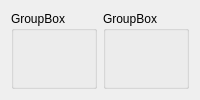
      <widget class="QWidget" name="tab_4">
       <attribute name="title">
        <string>可视化</string>
       </attribute>
       <layout class="QHBoxLayout" name="horizontalLayout_33">
        <item>
         <widget class="QGroupBox" name="groupBox_39">
          <property name="title">
           <string>GroupBox</string>
          </property>
          <widget class="QPushButton" name="pushButton">
           <property name="geometry">
            <rect>
             <x>40</x>
             <y>80</y>
             <width>130</width>
             <height>28</height>
            </rect>
           </property>
           <property name="text">
            <string>热力图(保存桌面)</string>
           </property>
          </widget>
         </widget>
        </item>
        <item>
         <widget class="QGroupBox" name="groupBox_40">
          <property name="title">
           <string>GroupBox</string>
          </property>
          <widget class="QPushButton" name="pushButton_4">
           <property name="geometry">
            <rect>
             <x>70</x>
             <y>330</y>
             <width>241</width>
             <height>28</height>
            </rect>
           </property>
           <property name="text">
            <string>生成频率占用图</string>
           </property>
          </widget>
          <widget class="QLabel" name="label_6">
           <property name="geometry">
            <rect>
             <x>140</x>
             <y>100</y>
             <width>72</width>
             <height>15</height>
            </rect>
           </property>
           <property name="text">
            <string>起始频率</string>
           </property>
          </widget>
          <widget class="QLineEdit" name="lnedt_startFreq">
           <property name="geometry">
            <rect>
             <x>220</x>
             <y>100</y>
             <width>113</width>
             <height>21</height>
            </rect>
           </property>
           <property name="text">
            <string>14131000</string>
           </property>
          </widget>
          <widget class="QLabel" name="label_8">
           <property name="geometry">
            <rect>
             <x>130</x>
             <y>160</y>
             <width>72</width>
             <height>15</height>
            </rect>
           </property>
           <property name="text">
            <string>终止频率</string>
           </property>
          </widget>
          <widget class="QLineEdit" name="lnedt_endFreq">
           <property name="geometry">
            <rect>
             <x>210</x>
             <y>160</y>
             <width>113</width>
             <height>21</height>
            </rect>
           </property>
           <property name="text">
            <string>14160000</string>
           </property>
          </widget>
          <widget class="QLineEdit" name="lnedt_step">
           <property name="geometry">
            <rect>
             <x>210</x>
             <y>200</y>
             <width>113</width>
             <height>21</height>
            </rect>
           </property>
           <property name="text">
            <string>100</string>
           </property>
          </widget>
          <widget class="QLabel" name="label_82">
           <property name="geometry">
            <rect>
             <x>130</x>
             <y>200</y>
             <width>72</width>
             <height>15</height>
            </rect>
           </property>
           <property name="text">
            <string>精度(kHz)</string>
           </property>
          </widget>
          <widget class="QPushButton" name="pushButton_8">
           <property name="geometry">
            <rect>
             <x>70</x>
             <y>280</y>
             <width>93</width>
             <height>28</height>
            </rect>
           </property>
           <property name="text">
            <string>选择文件</string>
           </property>
          </widget>
          <widget class="QLineEdit" name="ledit_excelPath">
           <property name="geometry">
            <rect>
             <x>190</x>
             <y>280</y>
             <width>291</width>
             <height>21</height>
            </rect>
           </property>
          </widget>
         </widget>
        </item>
       </layout>
      </widget>
